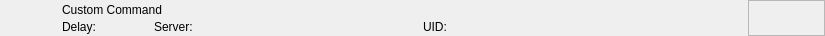
<?xml version="1.0" encoding="UTF-8"?>
<ui version="4.0">
 <class>RundownCustomCommandWidget</class>
 <widget class="QWidget" name="RundownCustomCommandWidget">
  <property name="geometry">
   <rect>
    <x>0</x>
    <y>0</y>
    <width>825</width>
    <height>36</height>
   </rect>
  </property>
  <layout class="QHBoxLayout" name="horizontalLayout">
   <property name="spacing">
    <number>0</number>
   </property>
   <property name="margin">
    <number>0</number>
   </property>
   <item>
    <widget class="QFrame" name="frameItem">
     <property name="sizePolicy">
      <sizepolicy hsizetype="Preferred" vsizetype="Fixed">
       <horstretch>0</horstretch>
       <verstretch>0</verstretch>
      </sizepolicy>
     </property>
     <property name="minimumSize">
      <size>
       <width>0</width>
       <height>36</height>
      </size>
     </property>
     <widget class="QLabel" name="labelIcon">
      <property name="geometry">
       <rect>
        <x>22</x>
        <y>2</y>
        <width>32</width>
        <height>32</height>
       </rect>
      </property>
      <property name="text">
       <string/>
      </property>
      <property name="pixmap">
       <pixmap resource="../Widgets.qrc">:/Graphics/Images/CustomCommand.png</pixmap>
      </property>
      <property name="scaledContents">
       <bool>true</bool>
      </property>
     </widget>
     <widget class="QLabel" name="labelLabel">
      <property name="geometry">
       <rect>
        <x>62</x>
        <y>2</y>
        <width>561</width>
        <height>16</height>
       </rect>
      </property>
      <property name="text">
       <string>Custom Command</string>
      </property>
     </widget>
     <widget class="QLabel" name="labelColor">
      <property name="geometry">
       <rect>
        <x>0</x>
        <y>0</y>
        <width>18</width>
        <height>36</height>
       </rect>
      </property>
      <property name="text">
       <string/>
      </property>
     </widget>
     <widget class="QLabel" name="labelGroupColor">
      <property name="geometry">
       <rect>
        <x>0</x>
        <y>0</y>
        <width>6</width>
        <height>36</height>
       </rect>
      </property>
      <property name="text">
       <string/>
      </property>
     </widget>
     <widget class="QLabel" name="labelDevice">
      <property name="geometry">
       <rect>
        <x>154</x>
        <y>19</y>
        <width>260</width>
        <height>16</height>
       </rect>
      </property>
      <property name="text">
       <string>Server:</string>
      </property>
     </widget>
     <widget class="QLabel" name="labelDelay">
      <property name="geometry">
       <rect>
        <x>62</x>
        <y>19</y>
        <width>83</width>
        <height>16</height>
       </rect>
      </property>
      <property name="text">
       <string>Delay:</string>
      </property>
     </widget>
     <widget class="QLabel" name="labelRemoteTriggerId">
      <property name="geometry">
       <rect>
        <x>423</x>
        <y>19</y>
        <width>111</width>
        <height>16</height>
       </rect>
      </property>
      <property name="text">
       <string>UID:</string>
      </property>
     </widget>
    </widget>
   </item>
   <item>
    <widget class="QFrame" name="frameStatus">
     <property name="minimumSize">
      <size>
       <width>77</width>
       <height>0</height>
      </size>
     </property>
     <property name="maximumSize">
      <size>
       <width>77</width>
       <height>16777215</height>
      </size>
     </property>
     <property name="frameShape">
      <enum>QFrame::StyledPanel</enum>
     </property>
     <property name="frameShadow">
      <enum>QFrame::Raised</enum>
     </property>
     <widget class="QLabel" name="labelGpiConnected">
      <property name="geometry">
       <rect>
        <x>1</x>
        <y>2</y>
        <width>32</width>
        <height>32</height>
       </rect>
      </property>
      <property name="minimumSize">
       <size>
        <width>32</width>
        <height>32</height>
       </size>
      </property>
      <property name="maximumSize">
       <size>
        <width>32</width>
        <height>32</height>
       </size>
      </property>
      <property name="lineWidth">
       <number>0</number>
      </property>
      <property name="text">
       <string/>
      </property>
      <property name="pixmap">
       <pixmap resource="../Widgets.qrc">:/Graphics/Images/GpiConnected.png</pixmap>
      </property>
      <property name="scaledContents">
       <bool>true</bool>
      </property>
     </widget>
     <widget class="QLabel" name="labelDisconnected">
      <property name="geometry">
       <rect>
        <x>32</x>
        <y>2</y>
        <width>32</width>
        <height>32</height>
       </rect>
      </property>
      <property name="minimumSize">
       <size>
        <width>32</width>
        <height>32</height>
       </size>
      </property>
      <property name="maximumSize">
       <size>
        <width>32</width>
        <height>32</height>
       </size>
      </property>
      <property name="text">
       <string/>
      </property>
      <property name="pixmap">
       <pixmap resource="../Widgets.qrc">:/Graphics/Images/Disconnected.png</pixmap>
      </property>
      <property name="scaledContents">
       <bool>true</bool>
      </property>
     </widget>
     <widget class="QLabel" name="labelActiveColor">
      <property name="geometry">
       <rect>
        <x>69</x>
        <y>0</y>
        <width>8</width>
        <height>36</height>
       </rect>
      </property>
      <property name="minimumSize">
       <size>
        <width>8</width>
        <height>36</height>
       </size>
      </property>
      <property name="maximumSize">
       <size>
        <width>8</width>
        <height>36</height>
       </size>
      </property>
      <property name="text">
       <string/>
      </property>
     </widget>
    </widget>
   </item>
  </layout>
 </widget>
 <resources>
  <include location="../Widgets.qrc"/>
 </resources>
 <connections/>
 <slots>
  <slot>addToCombo()</slot>
 </slots>
</ui>
